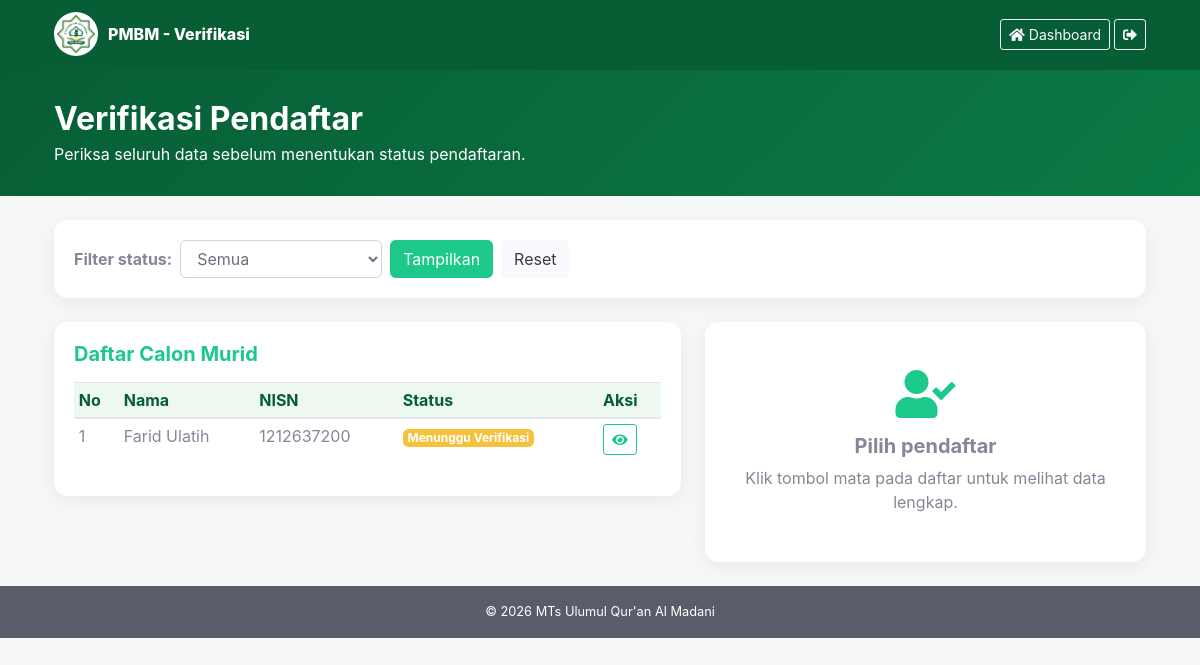
The app's page /admin/verifikasi.php (signed in) with its own data.
### tables this page shows
CREATE TABLE `students` (
  `id` int(11) NOT NULL,
  `user_id` int(11) NOT NULL,
  `nama_sekolah_asal` varchar(150) DEFAULT NULL,
  `status_sekolah_asal` varchar(20) DEFAULT NULL,
  `npsn_nsm_asal` varchar(30) DEFAULT NULL,
  `alamat_sekolah_asal` text DEFAULT NULL,
  `nama` varchar(150) DEFAULT NULL,
  `nisn` varchar(20) DEFAULT NULL,
  `nik` varchar(20) DEFAULT NULL,
  `tempat_lahir` varchar(100) DEFAULT NULL,
  `tanggal_lahir` date DEFAULT NULL,
  `jk` varchar(20) DEFAULT NULL,
  `jumlah_saudara` int(11) DEFAULT NULL,
  `anak_ke` int(11) DEFAULT NULL,
  `cita_cita` varchar(100) DEFAULT NULL,
  `hobi` varchar(100) DEFAULT NULL,
  `telepon` varchar(30) DEFAULT NULL,
  `email` varchar(150) DEFAULT NULL,
  `pembiaya_sekolah` varchar(100) DEFAULT NULL,
  `pra_sekolah` varchar(50) DEFAULT NULL,
  `imunisasi` varchar(50) DEFAULT NULL,
  `no_kk` varchar(20) DEFAULT NULL,
  `nama_kepala_keluarga` varchar(150) DEFAULT NULL,
  `nama_ayah` varchar(150) DEFAULT NULL,
  `status_ayah` varchar(30) DEFAULT NULL,
  `nik_ayah` varchar(20) DEFAULT NULL,
  `tanggal_lahir_ayah` date DEFAULT NULL,
  `pendidikan_ayah` varchar(80) DEFAULT NULL,
  `pekerjaan_ayah` varchar(150) DEFAULT NULL,
  `penghasilan_ayah` varchar(100) DEFAULT NULL,
  `hp_ayah` varchar(30) DEFAULT NULL,
  `nama_ibu` varchar(150) DEFAULT NULL,
  `status_ibu` varchar(30) DEFAULT NULL,
  `nik_ibu` varchar(20) DEFAULT NULL,
  `tanggal_lahir_ibu` date DEFAULT NULL,
  `pendidikan_ibu` varchar(80) DEFAULT NULL,
  `pekerjaan_ibu` varchar(150) DEFAULT NULL,
  `penghasilan_ibu` varchar(100) DEFAULT NULL,
  `hp_ibu` varchar(30) DEFAULT NULL,
  `kepemilikan_rumah_ayah` varchar(100) DEFAULT NULL,
  `provinsi_ayah` varchar(100) DEFAULT NULL,
  `kabupaten_ayah` varchar(100) DEFAULT NULL,
  `kecamatan_ayah` varchar(100) DEFAULT NULL,
  `kelurahan_ayah` varchar(100) DEFAULT NULL,
  `rt_ayah` varchar(10) DEFAULT NULL,
  `rw_ayah` varchar(10) DEFAULT NULL,
  `jalan_ayah` text DEFAULT NULL,
  `kode_pos_ayah` varchar(10) DEFAULT NULL,
  `alamat_ibu_status` varchar(40) DEFAULT NULL,
  `kepemilikan_rumah_ibu` varchar(100) DEFAULT NULL,
  `provinsi_ibu` varchar(100) DEFAULT NULL,
  `kabupaten_ibu` varchar(100) DEFAULT NULL,
  `kecamatan_ibu` varchar(100) DEFAULT NULL,
  `kelurahan_ibu` varchar(100) DEFAULT NULL,
  `rt_ibu` varchar(10) DEFAULT NULL,
  `rw_ibu` varchar(10) DEFAULT NULL,
  `jalan_ibu` text DEFAULT NULL,
  `kode_pos_ibu` varchar(10) DEFAULT NULL,
  `domisili_murid` varchar(100) DEFAULT NULL,
  `transportasi` varchar(100) DEFAULT NULL,
  `jarak_rumah` varchar(100) DEFAULT NULL,
  `waktu_tempuh` varchar(100) DEFAULT NULL,
  `kebutuhan_khusus` varchar(200) DEFAULT NULL,
  `kebutuhan_disabilitas` varchar(100) DEFAULT NULL,
  `status_wali` varchar(100) DEFAULT NULL,
  `nama_wali` varchar(150) DEFAULT NULL,
  `hp_wali` varchar(30) DEFAULT NULL,
  `tinggal_bersama` varchar(100) DEFAULT NULL,
  `alamat_wali` text DEFAULT NULL,
  `status` varchar(40) DEFAULT 'Menunggu Verifikasi',
  `created_at` timestamp NOT NULL DEFAULT current_timestamp(),
  `updated_at` timestamp NOT NULL DEFAULT current_timestamp()
    ON UPDATE current_timestamp()
);

### admin/verifikasi.php (the view, shortened to what this page needs)
<?php
require_once '../config/database.php';
function e($v){return htmlspecialchars($v ?? '',ENT_QUOTES,'UTF-8');}
$detail=null;
$filter=$_GET['status']??'';
$list=[];
if($filter && in_array($filter,['Menunggu Verifikasi','Diterima','Ditolak'],true)){
    $stmt=mysqli_prepare($conn,"SELECT id,nama,nisn,nik,jk,nama_sekolah_asal,status,created_at FROM students WHERE status=? ORDER BY id DESC");
    mysqli_stmt_bind_param($stmt,"s",$filter);mysqli_stmt_execute($stmt);$res=mysqli_stmt_get_result($stmt);
}else{
    $res=mysqli_query($conn,"SELECT id,nama,nisn,nik,jk,nama_sekolah_asal,status,created_at FROM students ORDER BY id DESC");
}
if($res)while($r=mysqli_fetch_assoc($res))$list[]=$r;
$groups=[
'Informasi Sekolah'=>['nama_sekolah_asal','status_sekolah_asal','npsn_nsm_asal','alamat_sekolah_asal'],
'Biodata Murid'=>['nama','nisn','nik','tempat_lahir','tanggal_lahir','jk','jumlah_saudara','anak_ke','cita_cita','hobi','telepon','email','pembiaya_sekolah','pra_sekolah','imunisasi','no_kk','nama_kepala_keluarga'],
'Ayah'=>['nama_ayah','status_ayah','nik_ayah','tanggal_lahir_ayah','pendidikan_ayah','pekerjaan_ayah','penghasilan_ayah','hp_ayah'],
'Ibu'=>['nama_ibu','status_ibu','nik_ibu','tanggal_lahir_ibu','pendidikan_ibu','pekerjaan_ibu','penghasilan_ibu','hp_ibu'],
'Alamat Ayah'=>['kepemilikan_rumah_ayah','provinsi_ayah','kabupaten_ayah','kecamatan_ayah','kelurahan_ayah','rt_ayah','rw_ayah','jalan_ayah','kode_pos_ayah'],
'Alamat Ibu'=>['alamat_ibu_status','kepemilikan_rumah_ibu','provinsi_ibu','kabupaten_ibu','kecamatan_ibu','kelurahan_ibu','rt_ibu','rw_ibu','jalan_ibu','kode_pos_ibu'],
'Domisili & Kondisi'=>['domisili_murid','transportasi','jarak_rumah','waktu_tempuh','kebutuhan_khusus','kebutuhan_disabilitas'],
'Wali'=>['status_wali','nama_wali','hp_wali','tinggal_bersama','alamat_wali']
];
$label=[];
foreach($groups as $fs)foreach($fs as $f)$label[$f]=ucwords(str_replace('_',' ',$f));
?>
<!DOCTYPE html>
<html lang="id">
<head>
<link rel="stylesheet" href="../assets/css/sb-admin-2.min.css"><link rel="stylesheet" href="../assets/vendor/fontawesome-free/css/all.min.css">
</head>
<body>
<nav class="topbar"><div class="container d-flex justify-content-between align-items-center"><a href="../index.php" class="brand d-flex align-items-center"><img src="../assets/img/logo.png" alt="Logo"><span>PMBM - Verifikasi</span></a><div><a href="../dashboard_admin.php" class="btn btn-sm btn-outline-light mr-1"><i class="fas fa-home"></i> Dashboard</a><a href="../logout.php" class="btn btn-sm btn-outline-light"><i class="fas fa-sign-out-alt"></i></a></div></div></nav>
<section class="hero"><div class="container"><h1 class="h2 font-weight-bold mb-1">Verifikasi Pendaftar</h1><p class="mb-0">Periksa seluruh data sebelum menentukan status pendaftaran.</p></div></section>
<div class="container my-4">
<div class="card mb-4"><div class="card-body">
<form class="form-inline">
<label class="mr-2 font-weight-bold">Filter status:</label>
<select name="status" class="form-control mr-2"><option value="">Semua</option></select>
<button class="btn btn-success mr-2">Tampilkan</button><a href="verifikasi.php" class="btn btn-light">Reset</a>
</form></div></div>
<div class="row">
<div class="col-lg-7 mb-4"><div class="card"><div class="card-body"><h5 class="font-weight-bold text-success mb-3">Daftar Calon Murid</h5>
<div class="table-responsive"><table class="table table-hover table-sm"><thead><tr><th>No</th><th>Nama</th><th>NISN</th><th>Status</th><th>Aksi</th></tr></thead><tbody>
<?php if(!$list): ?><tr><td colspan="5" class="text-center text-muted py-4">Belum ada data.</td></tr>
<?php else: foreach($list as $i=>$s): $sc=stripos($s['status'],'tolak')!==false?'danger':(stripos($s['status'],'diterima')!==false?'success':'warning'); ?>
<tr><td><?= $i+1 ?></td><td><?= e($s['nama']) ?></td><td><?= e($s['nisn']) ?></td><td><span class="badge badge-<?= $sc ?>"><?= e($s['status']) ?></span></td><td><a href="?id=<?= (int)$s['id'] ?><?= $filter?'&status='.urlencode($filter):'' ?>" class="btn btn-sm btn-outline-success"><i class="fas fa-eye"></i></a></td></tr>
<?php endforeach; endif; ?>
</tbody></table></div></div></div></div>
<div class="col-lg-5">
<?php if($detail): ?>
<div class="card detail-card"><div class="card-body">
<div class="d-flex justify-content-between align-items-start mb-3"><div><h5 class="font-weight-bold text-success mb-1"><?= e($detail['nama']) ?></h5><small class="text-muted">NISN: <?= e($detail['nisn']) ?></small></div><span class="badge badge-<?= stripos($detail['status'],'tolak')!==false?'danger':(stripos($detail['status'],'diterima')!==false?'success':'warning') ?>"><?= e($detail['status']) ?></span></div>
<form method="POST" class="mb-4"><input type="hidden" name="id" value="<?= (int)$detail['id'] ?>"><div class="form-row align-items-center"><div class="col"><select name="aksi" class="form-control"><option value="Menunggu Verifikasi">Menunggu Verifikasi</option><option value="Diterima">Diterima</option><option value="Ditolak">Ditolak</option></select></div><div class="col-auto"><button class="btn btn-y" type="submit"><i class="fas fa-save mr-1"></i> Simpan Status</button></div></div></form>
<?php foreach($groups as $g=>$fields): ?>
<h6 class="section-title mt-3"><?= e($g) ?></h6>
<div class="row">
<?php foreach($fields as $f): if(!array_key_exists($f,$detail)) continue; $v=$detail[$f]; if($v===''||$v===null) $v='-'; ?>
<div class="col-md-6 field"><div class="lbl"><?= e($label[$f]) ?></div><div class="val"><?= nl2br(e($v)) ?></div></div>
<?php endforeach; ?>
</div>
<?php endforeach; ?>
</div></div>
<?php else: ?>
<div class="card"><div class="card-body text-center py-5"><i class="fas fa-user-check fa-3x text-success mb-3"></i><h5 class="font-weight-bold">Pilih pendaftar</h5><p class="text-muted mb-0">Klik tombol mata pada daftar untuk melihat data lengkap.</p></div></div>
<?php endif; ?>
</div>
</div>
</div>
<footer class="bg-dark text-white text-center py-3 small">© <?= date('Y') ?> MTs Ulumul Qur'an Al Madani</footer>
</body></html>

### admin/verifikasi.php (style rules this page uses)
:root { --gd:#075e35;--g:#0b7a45;--y:#f5c400 }
body { background:#f5f8f6 }
.topbar { background:var(--gd);padding:12px 0 }
.brand { color:#fff!important;text-decoration:none;font-weight:800 }
.brand img { width:44px;height:44px;object-fit:contain;background:#fff;border-radius:50%;padding:3px;margin-right:10px }
.hero { background:linear-gradient(135deg,var(--gd),var(--g));color:#fff;padding:30px 0 }
.card { border:0;border-radius:14px;box-shadow:0 5px 20px rgba(0,0,0,.06) }
.table thead { background:#edf8f1;color:var(--gd) }

### records on screen
students: nama "Farid Ulatih", nisn "1212637200", status "Menunggu Verifikasi"
